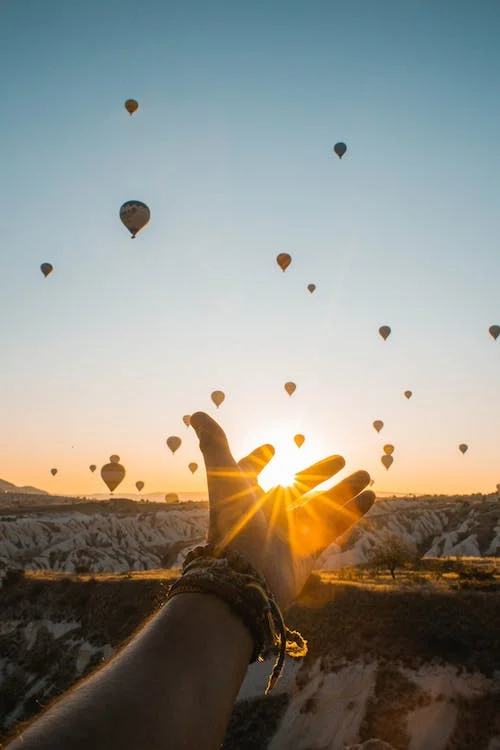
#> input picture OpenCV/photos/3.webp, 500 x 750 px
$ python channels.py
#> lines starting #> are read from the running program, lines starting #| are printed output that depends on the picture
import cv2 as cv
import numpy as np

img = cv.imread('photos/3.webp')
#> img is the input picture: shape (750, 500, 3); mean B, G, R 132.6, 140.5, 141
# cv.imshow('Real IMAGE',img)
blank = np.zeros(img.shape[:2],dtype=np.uint8)

b,g,r = cv.split(img)
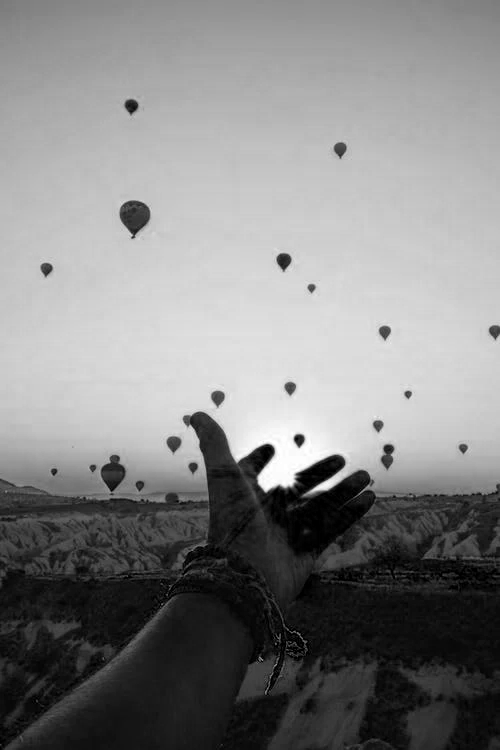
#> b: shape (750, 500); min 0, max 255, mean 132.6
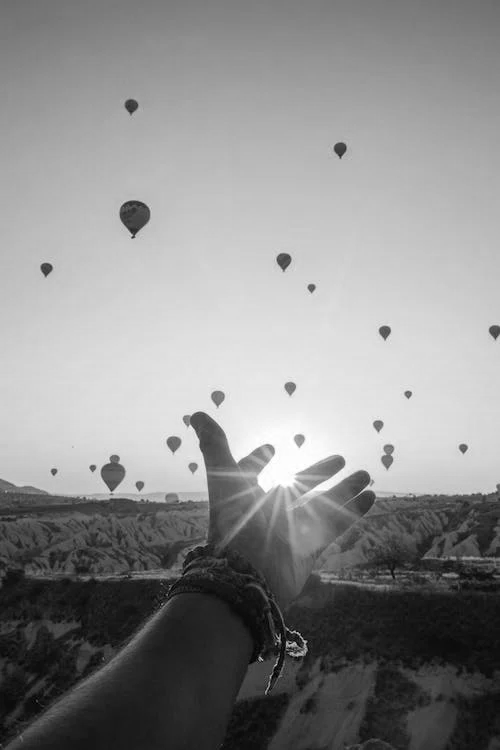
#> g: shape (750, 500); min 0, max 255, mean 140.5
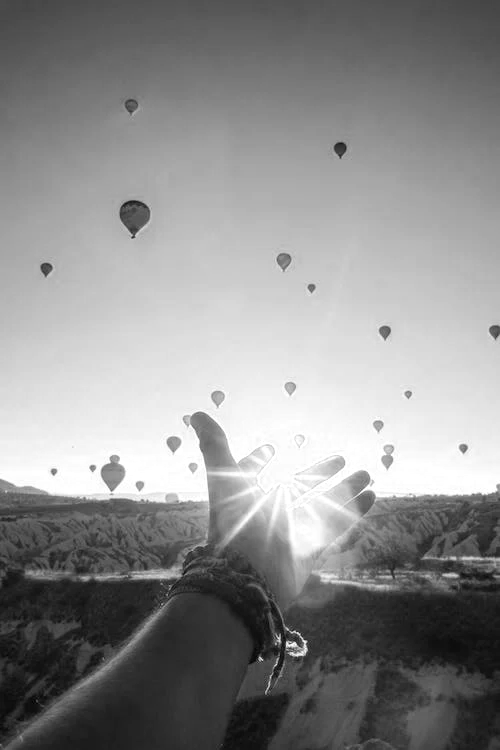
#> r: shape (750, 500); min 0, max 255, mean 141

blue = cv.merge([b,blank,blank])
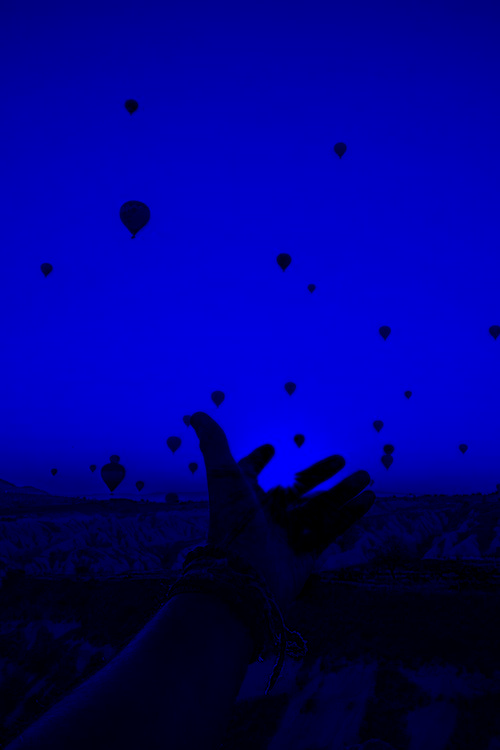
#> blue: shape (750, 500, 3); mean of channels 0, 1, 2 132.6, 0, 0; drawn as B, G, R
green = cv.merge([blank,g,blank])
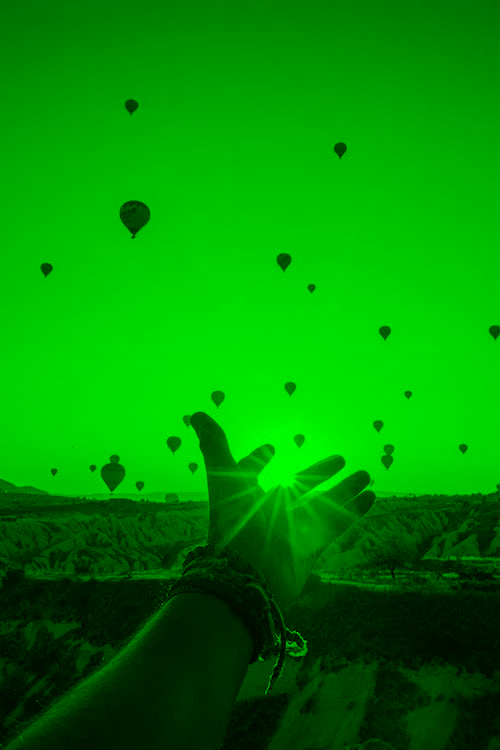
#> green: shape (750, 500, 3); mean of channels 0, 1, 2 0, 140.5, 0; drawn as B, G, R
red = cv.merge([blank,blank,r])
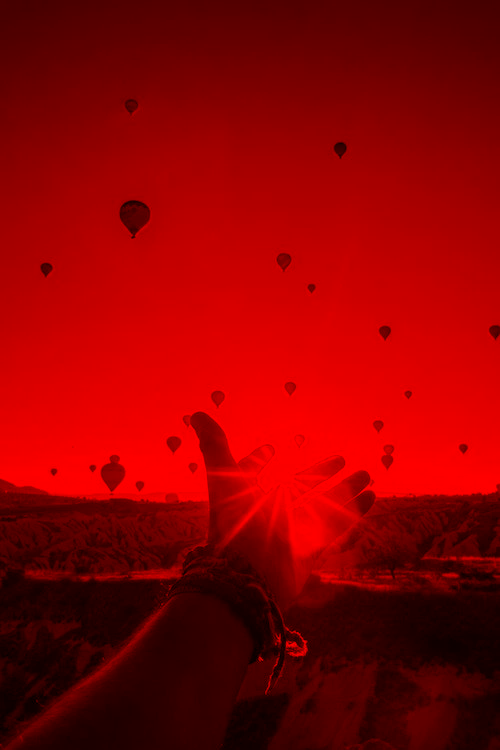
#> red: shape (750, 500, 3); mean of channels 0, 1, 2 0, 0, 141; drawn as B, G, R

cv.imshow('Blue',blue)
cv.imshow('Green',green)
cv.imshow('Red',red)

cv.waitKey(0)

$ run again, with OpenCV/photos/1.jpg saved as OpenCV/photos/3.webp
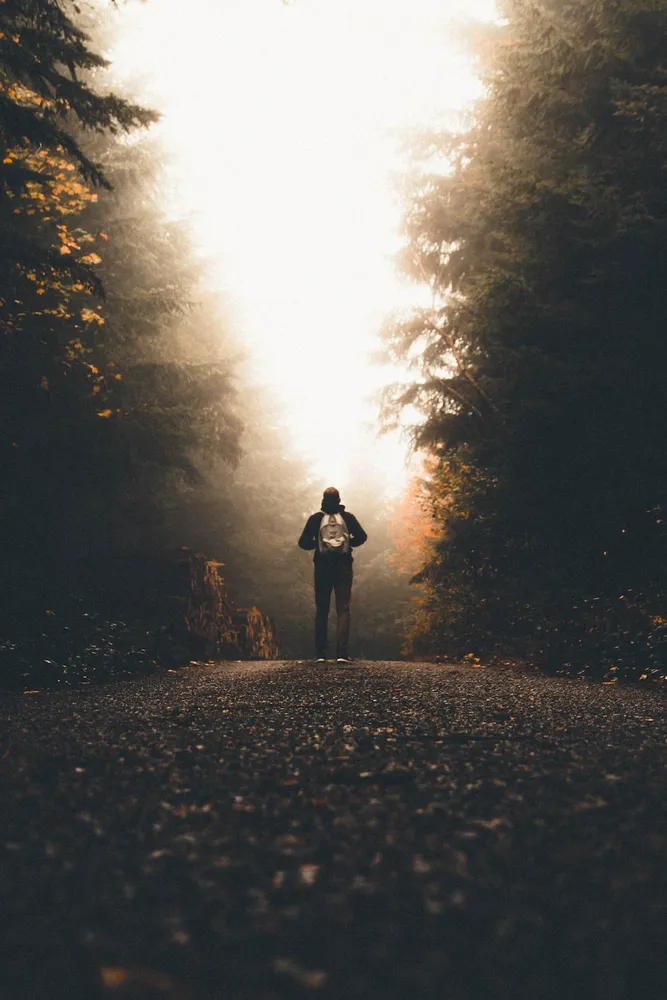
#> input picture OpenCV/photos/1.jpg, 667 x 1000 px, shrunk from 1000 x 1500 before the run
#> img is the input picture: shape (1000, 667, 3); mean B, G, R 90.4, 95.6, 98.9
#> `green = cv.merge([blank,g,blank])`:
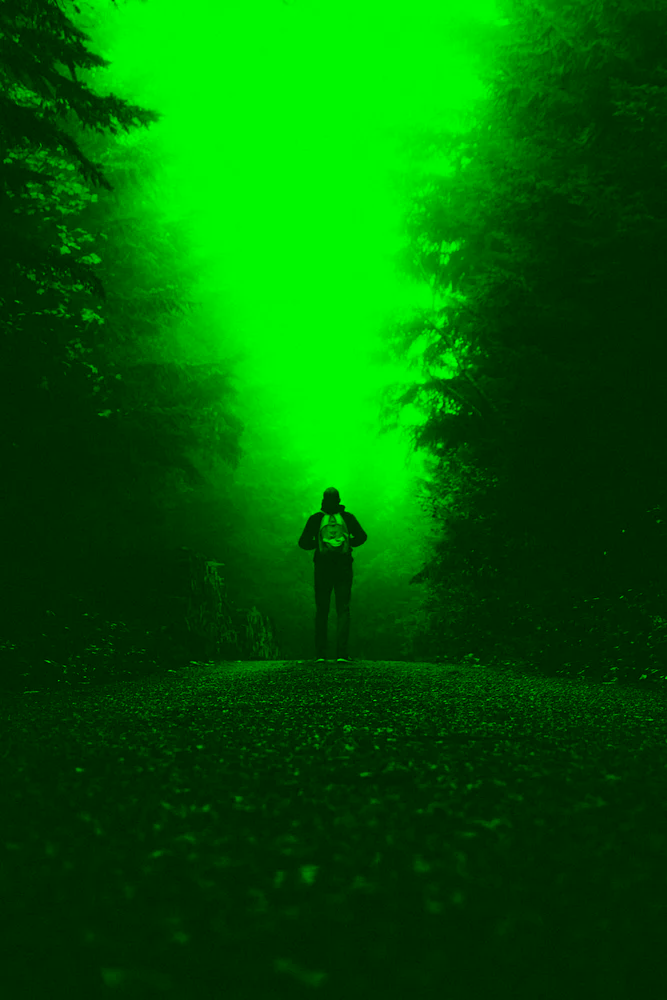
#> green: shape (1000, 667, 3); mean of channels 0, 1, 2 0, 95.6, 0; drawn as B, G, R
#> `red = cv.merge([blank,blank,r])`:
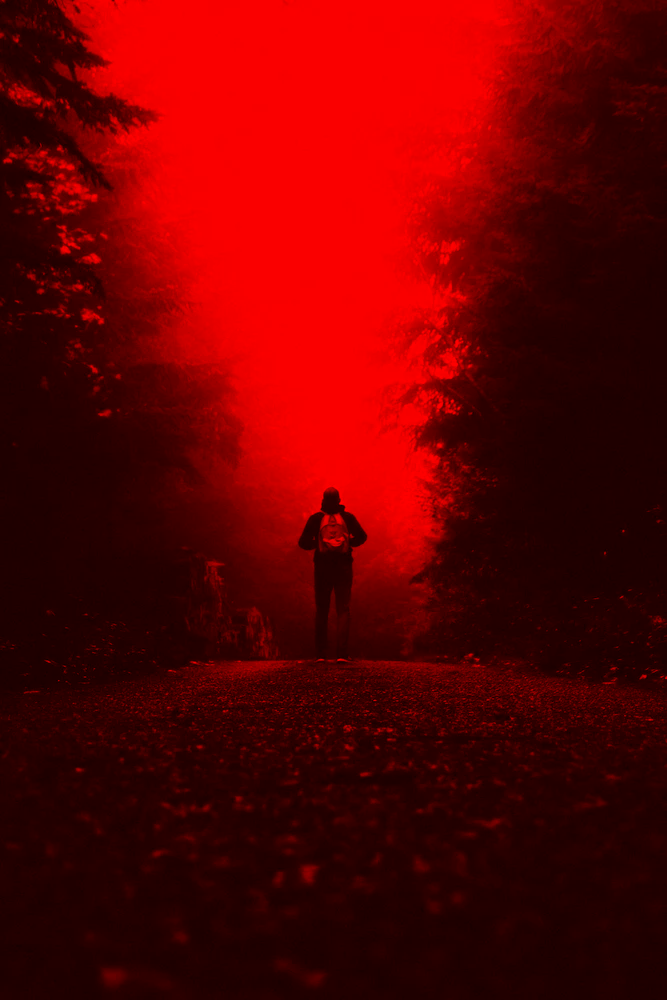
#> red: shape (1000, 667, 3); mean of channels 0, 1, 2 0, 0, 98.9; drawn as B, G, R

$ run again, with OpenCV/photos/2.jpg saved as OpenCV/photos/3.webp
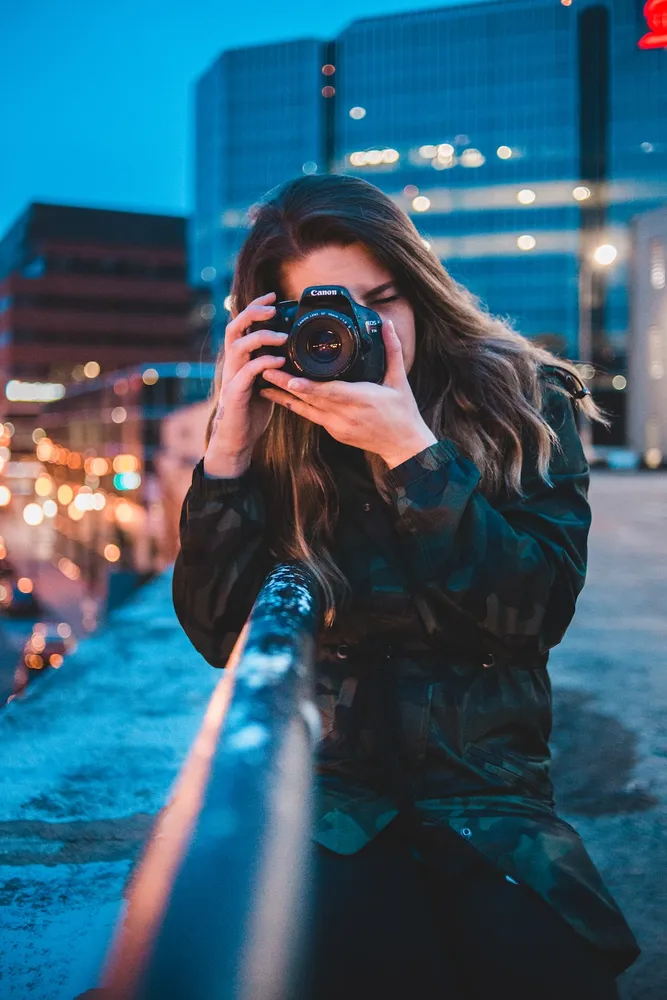
#> input picture OpenCV/photos/2.jpg, 667 x 1000 px, shrunk from 1000 x 1500 before the run
#> img is the input picture: shape (1000, 667, 3); mean B, G, R 114.4, 93.7, 54.2
#> `green = cv.merge([blank,g,blank])`:
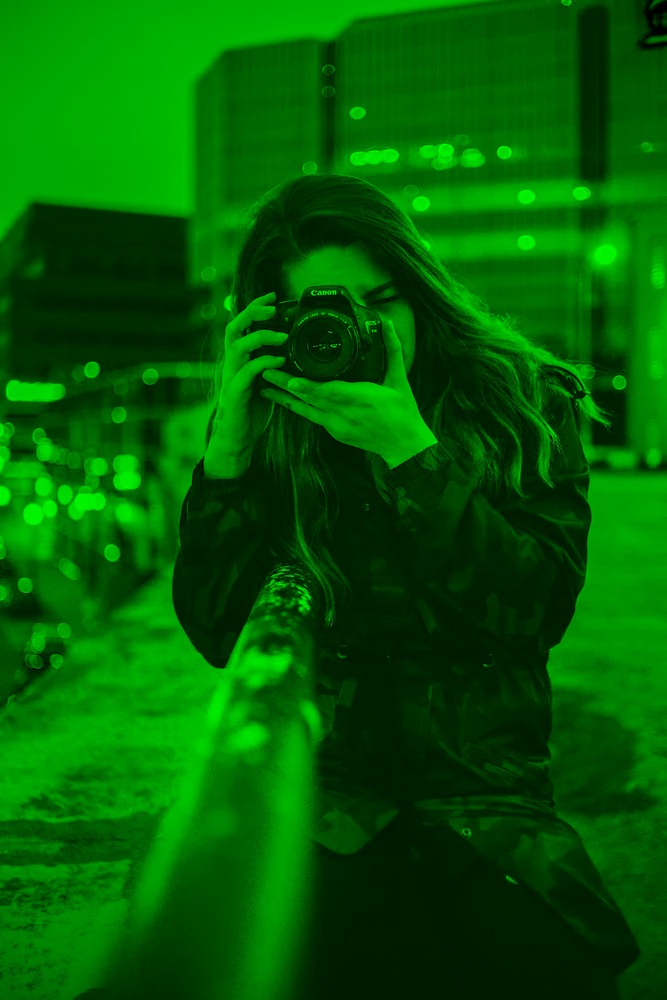
#> green: shape (1000, 667, 3); mean of channels 0, 1, 2 0, 93.7, 0; drawn as B, G, R
#> `red = cv.merge([blank,blank,r])`:
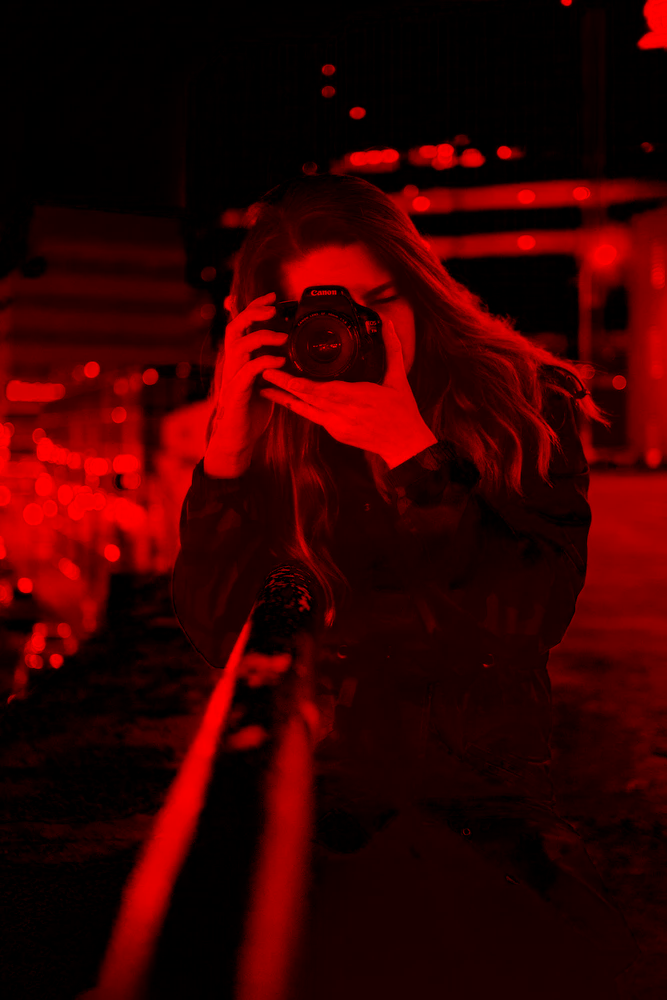
#> red: shape (1000, 667, 3); mean of channels 0, 1, 2 0, 0, 54.2; drawn as B, G, R
